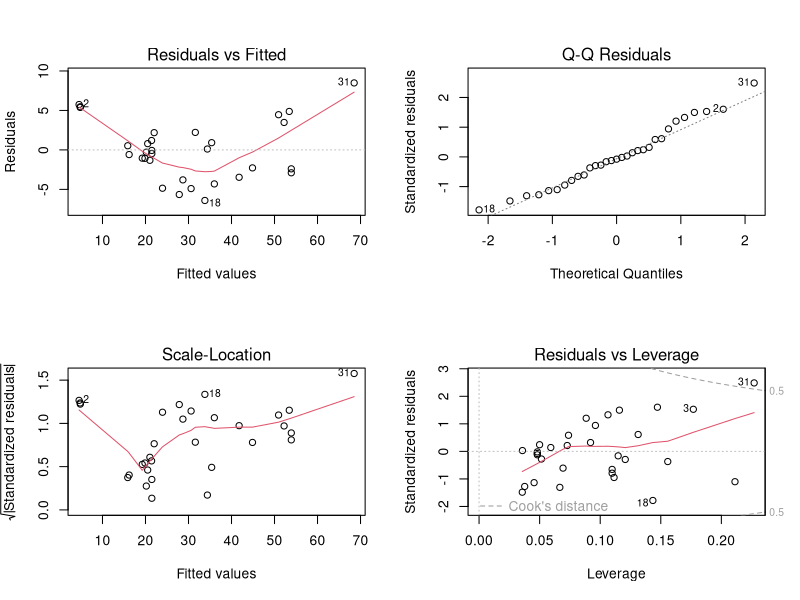

Reproduce this figure in R.
## ---- chunk 1

fit1 <- lm(Volume ~ Girth, data = trees)
fit2 <- lm(Volume ~ Girth+Height, data = trees)
ava <- anova(fit1,fit2)
#finding the best model, using anova test by checking the P-value
ava$`Pr(>F)`[2]
#extract coefficient of the best model
coef <- fit2$coefficients
coef

## ---- chunk 2
par(mfrow=c(2,2))
fit2 <- lm(Volume ~ Girth+Height, data = trees)
plot(fit2)


